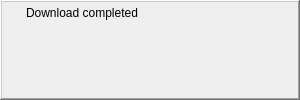
<?xml version="1.0" encoding="UTF-8"?>
<ui version="4.0">
 <class>DownloadToaster</class>
 <widget class="QWidget" name="DownloadToaster">
  <property name="geometry">
   <rect>
    <x>0</x>
    <y>0</y>
    <width>300</width>
    <height>100</height>
   </rect>
  </property>
  <property name="minimumSize">
   <size>
    <width>300</width>
    <height>100</height>
   </size>
  </property>
  <property name="maximumSize">
   <size>
    <width>300</width>
    <height>100</height>
   </size>
  </property>
  <layout class="QHBoxLayout">
   <property name="spacing">
    <number>0</number>
   </property>
   <property name="margin">
    <number>0</number>
   </property>
   <item>
    <widget class="QFrame" name="windowFrame">
     <property name="frameShape">
      <enum>QFrame::WinPanel</enum>
     </property>
     <property name="frameShadow">
      <enum>QFrame::Raised</enum>
     </property>
     <layout class="QGridLayout">
      <property name="margin">
       <number>2</number>
      </property>
      <property name="spacing">
       <number>2</number>
      </property>
      <item row="0" column="0">
       <layout class="QHBoxLayout">
        <property name="spacing">
         <number>6</number>
        </property>
        <property name="leftMargin">
         <number>0</number>
        </property>
        <property name="rightMargin">
         <number>0</number>
        </property>
        <item>
         <widget class="QLabel" name="toasterImage">
          <property name="minimumSize">
           <size>
            <width>16</width>
            <height>16</height>
           </size>
          </property>
          <property name="maximumSize">
           <size>
            <width>16</width>
            <height>16</height>
           </size>
          </property>
          <property name="layoutDirection">
           <enum>Qt::LeftToRight</enum>
          </property>
          <property name="pixmap">
           <pixmap resource="../images.qrc">:/images/logo/logo_16.png</pixmap>
          </property>
          <property name="scaledContents">
           <bool>true</bool>
          </property>
         </widget>
        </item>
        <item>
         <widget class="QLabel" name="toasterLabel">
          <property name="text">
           <string notr="true">Download completed</string>
          </property>
         </widget>
        </item>
        <item>
         <spacer>
          <property name="orientation">
           <enum>Qt::Horizontal</enum>
          </property>
          <property name="sizeHint" stdset="0">
           <size>
            <width>0</width>
            <height>10</height>
           </size>
          </property>
         </spacer>
        </item>
        <item>
         <widget class="QPushButton" name="closeButton">
          <property name="minimumSize">
           <size>
            <width>18</width>
            <height>18</height>
           </size>
          </property>
          <property name="maximumSize">
           <size>
            <width>18</width>
            <height>18</height>
           </size>
          </property>
          <property name="icon">
           <iconset resource="../images.qrc">
            <normaloff>:/images/closenormal.png</normaloff>:/images/closenormal.png</iconset>
          </property>
          <property name="flat">
           <bool>true</bool>
          </property>
         </widget>
        </item>
       </layout>
      </item>
      <item row="1" column="0">
       <layout class="QHBoxLayout">
        <item>
         <widget class="QLabel" name="textLabel">
          <property name="minimumSize">
           <size>
            <width>0</width>
            <height>70</height>
           </size>
          </property>
          <property name="maximumSize">
           <size>
            <width>255</width>
            <height>70</height>
           </size>
          </property>
         </widget>
        </item>
        <item>
         <widget class="QToolButton" name="toasterButton">
          <property name="focusPolicy">
           <enum>Qt::NoFocus</enum>
          </property>
          <property name="toolTip">
           <string>Start file</string>
          </property>
          <property name="text">
           <string/>
          </property>
          <property name="icon">
           <iconset resource="../images.qrc">
            <normaloff>:/images/player_play.png</normaloff>:/images/player_play.png</iconset>
          </property>
          <property name="iconSize">
           <size>
            <width>22</width>
            <height>22</height>
           </size>
          </property>
          <property name="autoRaise">
           <bool>true</bool>
          </property>
         </widget>
        </item>
       </layout>
      </item>
     </layout>
    </widget>
   </item>
  </layout>
 </widget>
 <tabstops>
  <tabstop>toasterButton</tabstop>
 </tabstops>
 <resources>
  <include location="../images.qrc"/>
  <include location="../images.qrc"/>
 </resources>
 <connections/>
</ui>
